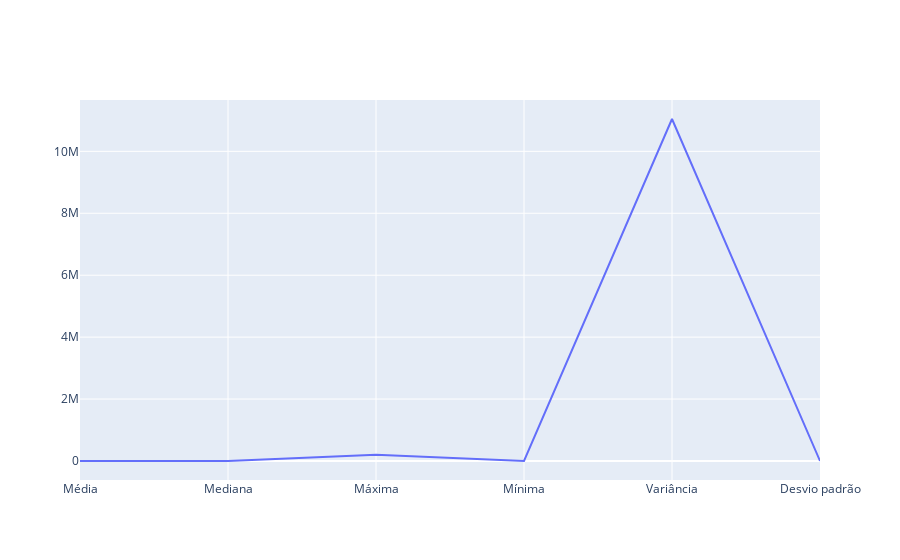

The cell this chart's notebook holds for it:
### Code cell
import plotly.graph_objects as go

# Lê o arquivo CSV
dataFrame = pd.read_csv('https://gist.githubusercontent.com/altinodantas/d5285d4660db4db73c26277598c8f2a3/raw/535bfab21557cd1597f1d6b11674c36d2b9476f5/benchmark.csv')

# Cria a lista de dados
dados = [renda_media, renda_mediana, renda_maxima, renda_minima, renda_variance, renda_desvio]

# Cria o gráfico
fig = go.Figure(
    go.Scatter(
        x=["Média", "Mediana", "Máxima", "Mínima", "Variância", "Desvio padrão"],
        y=dados,
        mode="lines",
        name="Gráfico de linha",
    )
)
# Exibe o gráfico
fig.show()

### Figure 1 — Plotly figure (JSON) as saved in the notebook; plotly's stock layout.template omitted (floating-point values rounded to 4 significant figures)
{"data": [{"mode": "lines", "name": "Gráfico de linha", "type": "scatter", "x": ["Média", "Mediana", "Máxima", "Mínima", "Variância", "Desvio padrão"], "y": [2000.0, 1200, 200000, 0, 11040000.0, 3323.0]}], "layout": {}}
